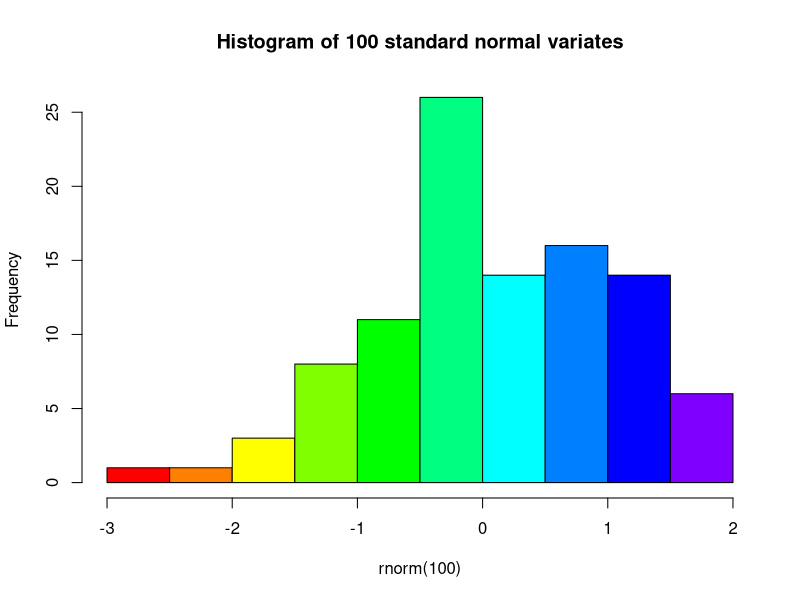

Recreate this plot in R.
# draw a random sample from standard normal distribution and store it in an object called rand 
rand <- rnorm(100, mean = 0, sd = 1)
# open the graphical device, required to save the plot. We save it in the pdf format
pdf("norm-hist.pdf")
# draw the histogram
hist(rand, col = rainbow(12), 
     main = "Histogram of 100 standard normal variates", 
     xlab = "rnorm(100)")
# close the graphical device
dev.off()
